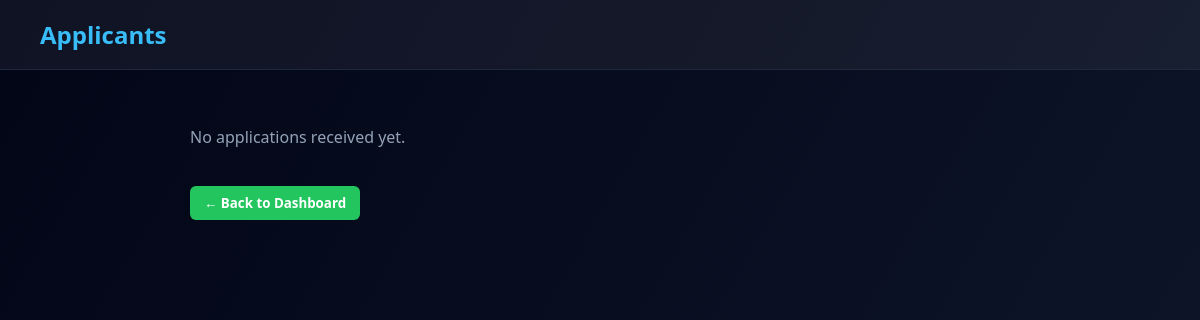
/job-applications/1, run on an earlier commit of the app's database.
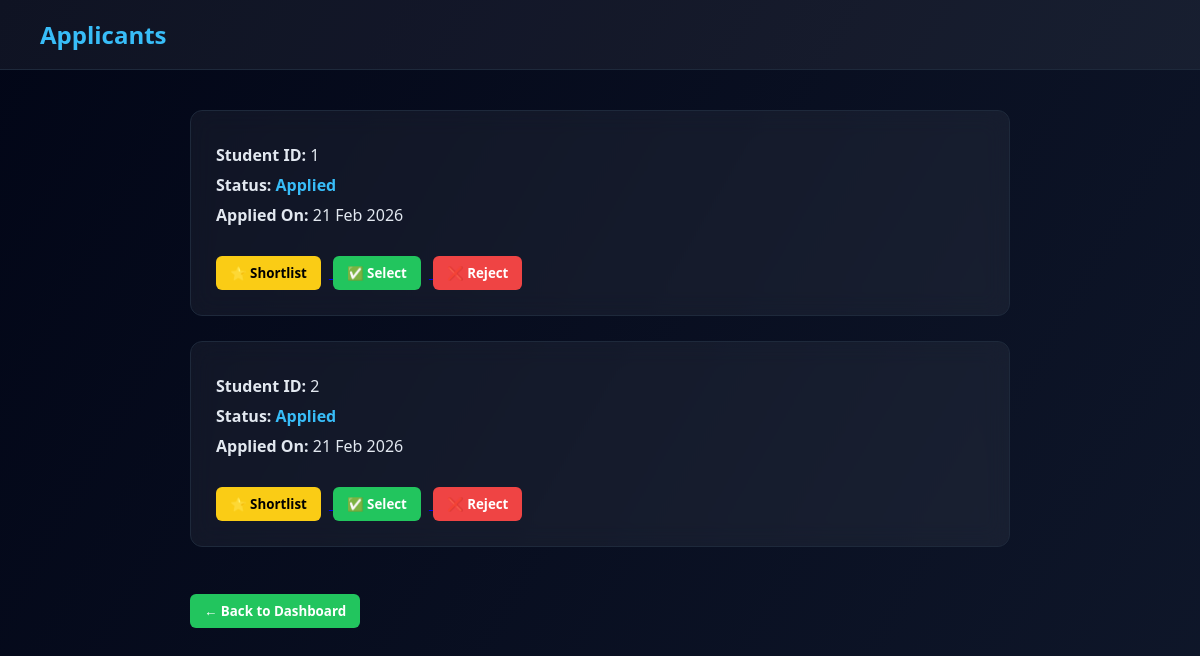
And on a later commit of the database.
### app.py (models this page shows)
class Application(db.Model):
    __tablename__ = "applications"
    id = db.Column(db.Integer, primary_key=True)
    job_id = db.Column(
        db.Integer,
        db.ForeignKey("jobs.id"),
        nullable=False
    )
    student_id = db.Column(
        db.Integer,
        db.ForeignKey("student_profiles.id"),
        nullable=False
    )
    status = db.Column(db.String(50), default="Applied")
    applied_at = db.Column(db.DateTime, default=datetime.utcnow)
    job = db.relationship("Job", back_populates="applications")
    student = db.relationship("StudentProfile", back_populates="applications")

### app.py (the view)
@app.route("/job-applications/<int:job_id>")
def view_applications(job_id):
    applications = Application.query.filter_by(job_id=job_id).all()
    return render_template(
        "applications.html",
        applications=applications
    )

### templates/applications.html (shortened to what this page needs)
<!DOCTYPE html>
<html lang="en">
<head>
</head>
<body>
    <div class="navbar">
        <h2>Applicants</h2>
    </div>
    <div class="container">
        {% if applications %}
        {% for app in applications %}
<div class="card">
    <p><b>Student ID:</b> {{ app.student_id }}</p>
    <p>
        <b>Status:</b>
        <span class="status">
            {% if app.status == "Applied" %}
            <span style="color: #38bdf8;">Applied</span>
            {% elif app.status == "Shortlisted" %}
            <span style="color: #facc15;">Shortlisted</span>
            {% elif app.status == "Selected" %}
            <span style="color: #22c55e;">Selected</span>
            {% else %}
            <span style="color: #ef4444;">Rejected</span>
            {% endif %}
        </span>
    </p>
    <p>
        <b>Applied On:</b>
        {{ app.applied_at.strftime("%d %b %Y") }}
    </p>
    <br>
    <a href="/toggle-status/{{ app.id }}/shortlist">
        <button class="btn shortlist">
            {% if app.status == "Shortlisted" %}
                🔁 Unshortlist
            {% else %}
                ⭐ Shortlist
            {% endif %}
        </button>
    </a>
    <a href="/toggle-status/{{ app.id }}/select">
        <button class="btn select">
            {% if app.status == "Selected" %}
                🔁 Unselect
            {% else %}
                ✅ Select
            {% endif %}
        </button>
    </a>
    <a href="/toggle-status/{{ app.id }}/reject">
        <button class="btn reject">
            {% if app.status == "Rejected" %}
                🔁 Unreject
            {% else %}
                ❌ Reject
            {% endif %}
        </button>
    </a>
</div>
        {% endfor %}
        {% else %}
        <p style="color:#94a3b8;">No applications received yet.</p>
        {% endif %}
        <br>
        <a href="/company_dashboard">
            <button class="btn select">← Back to Dashboard</button>
        </a>
    </div>
</body>
</html>

What changed in the data, as far as the page shows it:
now on this page (row edited): Application: student_id "1", status "Applied", applied_at "21 Feb 2026"
added Application: student_id "2", status "Applied", applied_at "21 Feb 2026"
Also different on the page:
text no longer shown: "No applications received yet."
